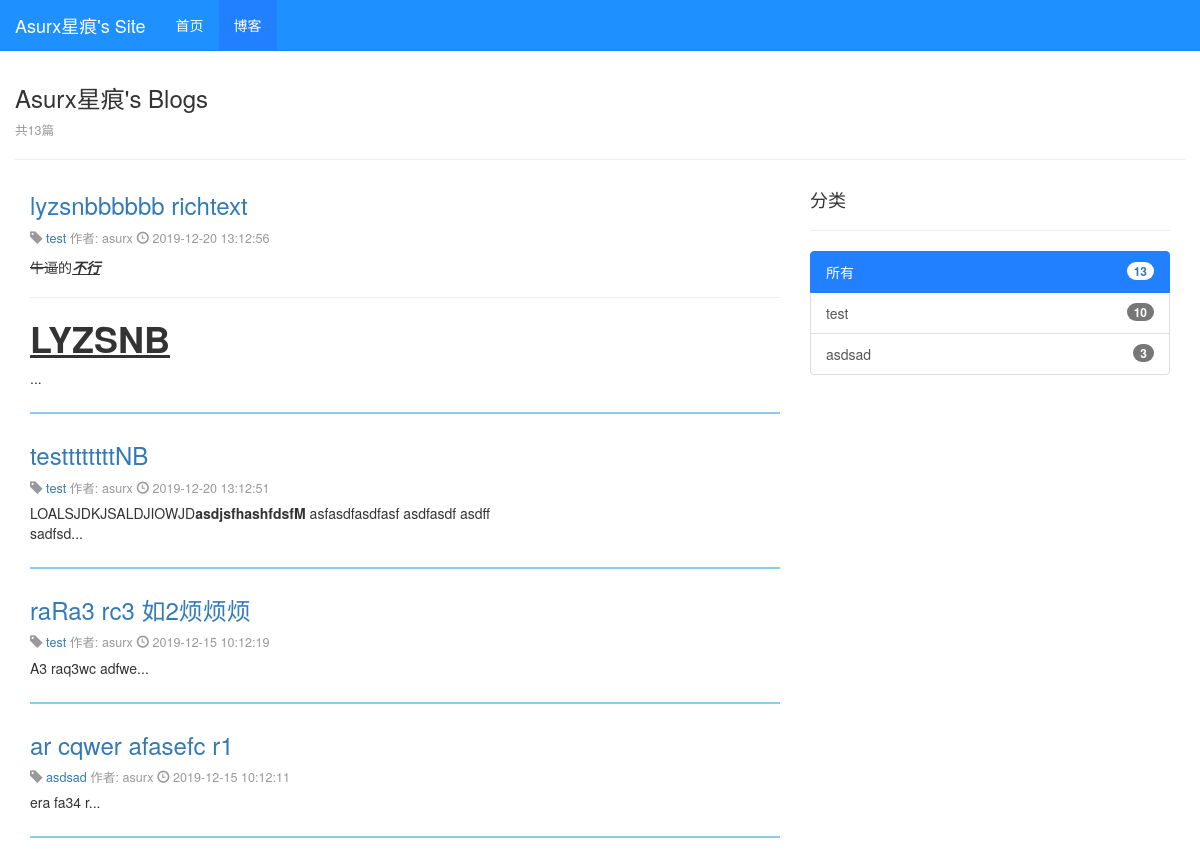
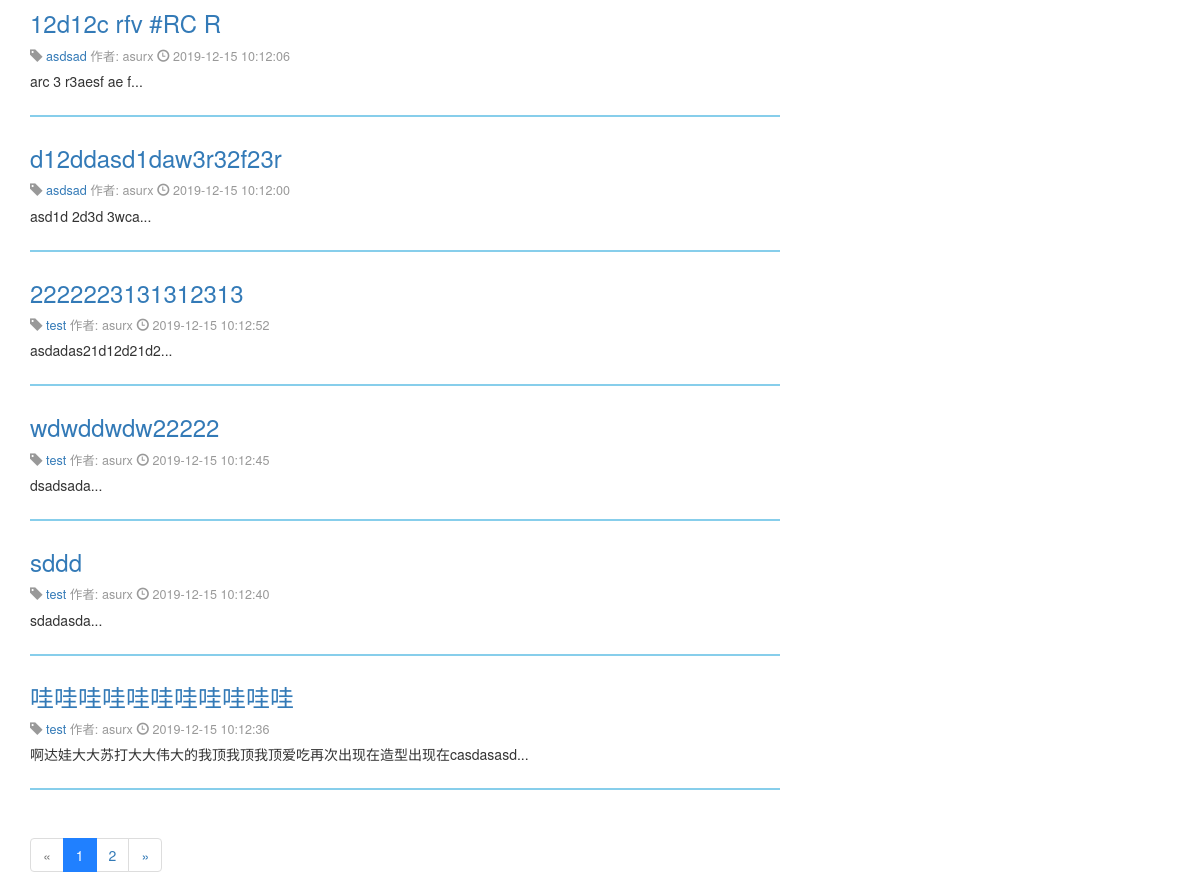
/blog/, run on an earlier commit of the app's database (2 pictures, top to bottom).
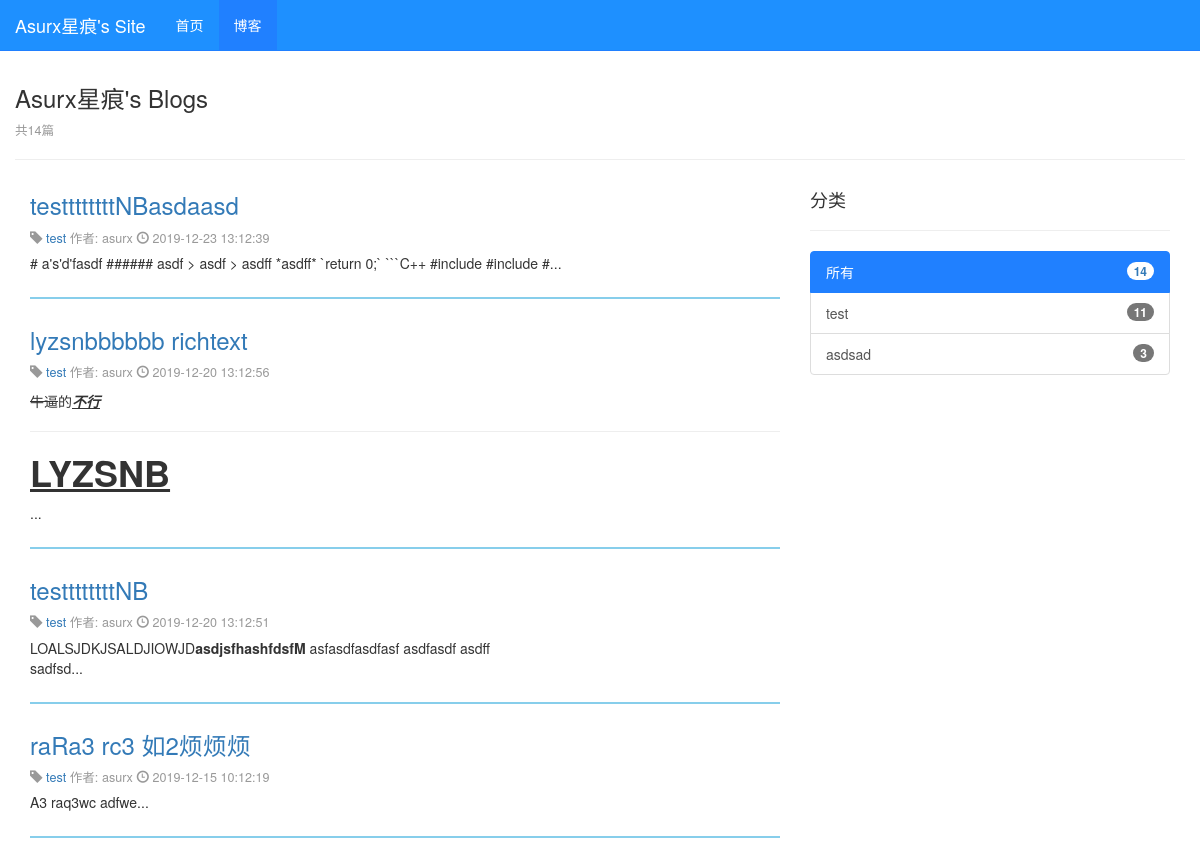
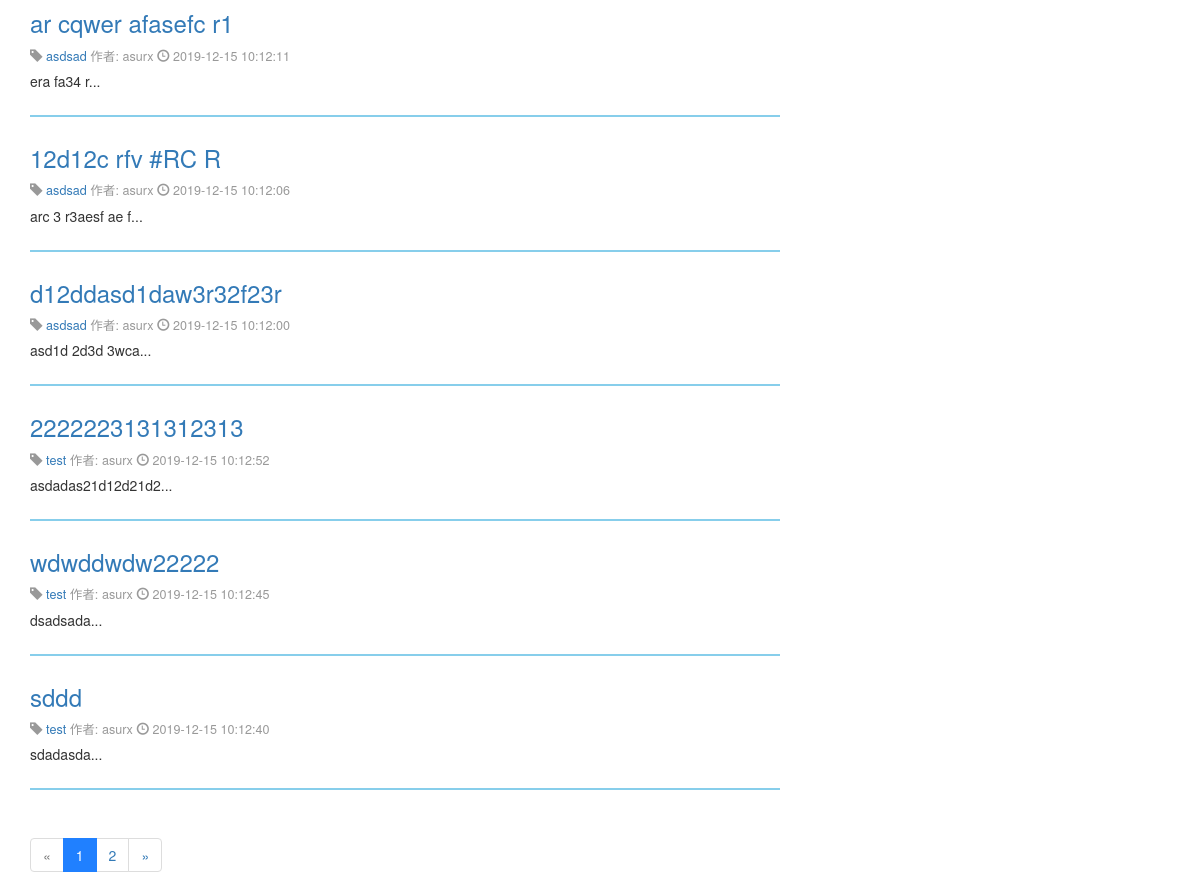
And on a later commit of the database (2 pictures, top to bottom).
### blog/models.py (models this page shows, shortened)
class Blog(models.Model):
    title = models.CharField(max_length=50)
    blog_type = models.ForeignKey(BlogType, on_delete=models.DO_NOTHING)
    content = MDTextField()
    author = models.ForeignKey(User, on_delete=models.DO_NOTHING)
    created_time = models.DateTimeField(auto_now_add=True)
    last_updated_time = models.DateTimeField(auto_now=True)
    class Meta:
        ordering = ['-created_time']

class BlogType(models.Model):
    type_name = models.CharField(max_length=15)
    def __str__(self):
        return self.type_name

### blog/views.py (the view)
# urls.py: path('', blog_list, name="blog_list"),
def blog_list(request):
    context = {}
    blogs_all = Blog.objects.all()
    context['num_all'] = blogs_all.count()
    blogs = blogs_all
    paginator = Paginator(blogs, 10)  # 每十页分一页
    page_index = request.GET.get('page', 1)
    context['page'] = paginator.get_page(page_index)
    context['active_all'] = 1
    context['types'] = []
    for blog_type in BlogType.objects.all():
        context['types'].append({
                'blog_type': blog_type,
                'num': Blog.objects.filter(blog_type=blog_type).count(),
                'active': 0,
        })
    return render(request, 'blog/blog_list.html', context)

### blog/templates/blog/blog_list.html (shortened to what this page needs)
{% extends 'base.html' %}
{% block nav_blog_active %}active{% endblock %}
{% load static %}
{% block header_extends %}
    <link rel="stylesheet" href="{% static 'blog/blog.css' %}">
{% endblock %}
{% block content %}
<div class="container">
    <div class="row">
        <h3>Asurx星痕's Blogs{% block blog_list_title_extends %}{% endblock %}</h3>
        <p class="blog-info">共{{ num_all }}篇</p><hr>
        <div class="col-xs-9 col-sm-8 col-md-8 col-lg-8">
            {% for blog in page %}
                <div class="blog">
                    <h3><a href="{% url 'blog_detail' blog.pk%}">{{ blog.title }}</a></h3>
                    <p class="blog-info">
                        <span class="glyphicon glyphicon-tag" aria-hidden="true"></span>
                        <a href="{% url 'blog_list_with_type' blog.blog_type.pk %}">
                            {{ blog.blog_type }}
                        </a>
                        作者: {{ blog.author }}
                        <span class="glyphicon glyphicon-time" aria-hidden="true"></span>
                        {{ blog.created_time|date:"Y-m-d H:n:s" }}
                    </p>
                    <p>{{ blog.content|safe|truncatechars:120 }}...</p>
                </div>
            {% empty %}
                <div class="blog">
                    <p>-- empty --</p>
                </div>
            {% endfor %}
            <nav aria-label="Page navigation">
                <ul class="pagination">
                    <li class="{% if not page.has_previous %}disabled{% endif %}">
                        <a {% if page.has_previous %}href="/blog/?page={{ page.previous_page_number }}"{% endif %}
                           aria-label="Previous">
                            <span aria-hidden="true">&laquo;</span>
                        </a>
                    </li>
                    {% for page_num in page.paginator.page_range %}
                        <li class="{% ifequal page.number page_num %}active{% endifequal %}">
                            <a href="/blog/?page={{ page_num }}">{{ page_num }}</a>
                        </li>
                    {% endfor %}
                    <li class="{% if not page.has_next %}disabled{% endif %}">
                        <a {% if page.has_next %}href="/blog/?page={{ page.next_page_number }}"{% endif %}
                           aria-label="Next">
                            <span aria-hidden="true">&raquo;</span>
                        </a>
                    </li>
                </ul>
            </nav>
        </div>
        <div class="col-xs-3 col-sm-4 col-md-4 col-lg-4">
            <h4>分类</h4><hr>
            <div class="list-group">
                <a class="list-group-item {% if active_all %}active{% endif %}" href="{% url 'blog_list' %}">
                    <span class="badge">{{num_all}}</span>
                    所有
                </a>
                {% for type in types %}
                <a class="list-group-item {% if type.active %}active{% endif %}" href="{% url 'blog_list_with_type' type.blog_type.pk %}">
                    <span class="badge">{{type.num}}</span>
                    {{type.blog_type}}
                </a>
                {% empty %}
                    <a>-- empty --</a>
                {% endfor %}
            </div>
        </div>
    </div>
</div>
{% endblock %}

What changed in the data, as far as the page shows it:
no longer on this page (row unchanged): Blog: title "哇哇哇哇哇哇哇哇哇哇哇", blog_type "test", author "asurx", created_time "2019-12-15 10:12:36", content "啊达娃大大苏打大大伟大的我顶我顶我顶爱吃再次出现在造型出现在casdasasd"
added Blog: title "testtttttttNBasdaasd", blog_type "test", author "asurx", created_time "2019-12-23 13:12:39", content "# a's'd'fasdf ###### asdf > asdf > asdff *asdff* `return 0;` ```C++ #include #include #"
computed for BlogType "test": num "10" → "11"
Also different on the page:
{{ num_all }}: "13" → "14"
